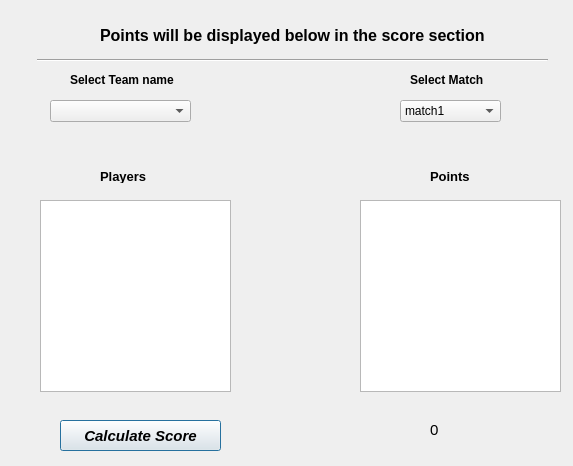
<?xml version="1.0" encoding="UTF-8"?>
<ui version="4.0">
 <class>Dialog</class>
 <widget class="QDialog" name="Dialog">
  <property name="geometry">
   <rect>
    <x>0</x>
    <y>0</y>
    <width>573</width>
    <height>466</height>
   </rect>
  </property>
  <property name="windowTitle">
   <string>Dialog</string>
  </property>
  <widget class="QComboBox" name="comboBox">
   <property name="geometry">
    <rect>
     <x>50</x>
     <y>100</y>
     <width>141</width>
     <height>22</height>
    </rect>
   </property>
  </widget>
  <widget class="QLabel" name="label">
   <property name="geometry">
    <rect>
     <x>100</x>
     <y>20</y>
     <width>411</width>
     <height>31</height>
    </rect>
   </property>
   <property name="font">
    <font>
     <pointsize>12</pointsize>
     <weight>75</weight>
     <bold>true</bold>
    </font>
   </property>
   <property name="text">
    <string>Points will be displayed below in the score section</string>
   </property>
  </widget>
  <widget class="Line" name="line">
   <property name="geometry">
    <rect>
     <x>37</x>
     <y>50</y>
     <width>511</width>
     <height>20</height>
    </rect>
   </property>
   <property name="orientation">
    <enum>Qt::Horizontal</enum>
   </property>
  </widget>
  <widget class="QLabel" name="label_2">
   <property name="geometry">
    <rect>
     <x>70</x>
     <y>70</y>
     <width>121</width>
     <height>20</height>
    </rect>
   </property>
   <property name="font">
    <font>
     <pointsize>9</pointsize>
     <weight>75</weight>
     <bold>true</bold>
    </font>
   </property>
   <property name="text">
    <string>Select Team name</string>
   </property>
  </widget>
  <widget class="QLabel" name="label_3">
   <property name="geometry">
    <rect>
     <x>410</x>
     <y>70</y>
     <width>81</width>
     <height>20</height>
    </rect>
   </property>
   <property name="font">
    <font>
     <pointsize>9</pointsize>
     <weight>75</weight>
     <bold>true</bold>
    </font>
   </property>
   <property name="text">
    <string>Select Match</string>
   </property>
  </widget>
  <widget class="QComboBox" name="comboBox_2">
   <property name="geometry">
    <rect>
     <x>400</x>
     <y>100</y>
     <width>101</width>
     <height>22</height>
    </rect>
   </property>
   <item>
    <property name="text">
     <string>match1</string>
    </property>
   </item>
  </widget>
  <widget class="QListWidget" name="list">
   <property name="geometry">
    <rect>
     <x>40</x>
     <y>200</y>
     <width>191</width>
     <height>192</height>
    </rect>
   </property>
  </widget>
  <widget class="QListWidget" name="list2">
   <property name="geometry">
    <rect>
     <x>360</x>
     <y>200</y>
     <width>201</width>
     <height>192</height>
    </rect>
   </property>
  </widget>
  <widget class="QPushButton" name="pushButton_2">
   <property name="geometry">
    <rect>
     <x>60</x>
     <y>420</y>
     <width>161</width>
     <height>31</height>
    </rect>
   </property>
   <property name="font">
    <font>
     <pointsize>11</pointsize>
     <weight>75</weight>
     <italic>true</italic>
     <bold>true</bold>
    </font>
   </property>
   <property name="text">
    <string>Calculate Score</string>
   </property>
  </widget>
  <widget class="QLabel" name="totalprint">
   <property name="geometry">
    <rect>
     <x>430</x>
     <y>420</y>
     <width>81</width>
     <height>20</height>
    </rect>
   </property>
   <property name="font">
    <font>
     <pointsize>11</pointsize>
    </font>
   </property>
   <property name="text">
    <string>0</string>
   </property>
  </widget>
  <widget class="QLabel" name="label_5">
   <property name="geometry">
    <rect>
     <x>100</x>
     <y>170</y>
     <width>47</width>
     <height>13</height>
    </rect>
   </property>
   <property name="font">
    <font>
     <pointsize>10</pointsize>
     <weight>75</weight>
     <bold>true</bold>
    </font>
   </property>
   <property name="text">
    <string>Players</string>
   </property>
  </widget>
  <widget class="QLabel" name="label_6">
   <property name="geometry">
    <rect>
     <x>430</x>
     <y>170</y>
     <width>47</width>
     <height>13</height>
    </rect>
   </property>
   <property name="font">
    <font>
     <pointsize>10</pointsize>
     <weight>75</weight>
     <bold>true</bold>
    </font>
   </property>
   <property name="text">
    <string>Points</string>
   </property>
  </widget>
 </widget>
 <resources/>
 <connections/>
</ui>
